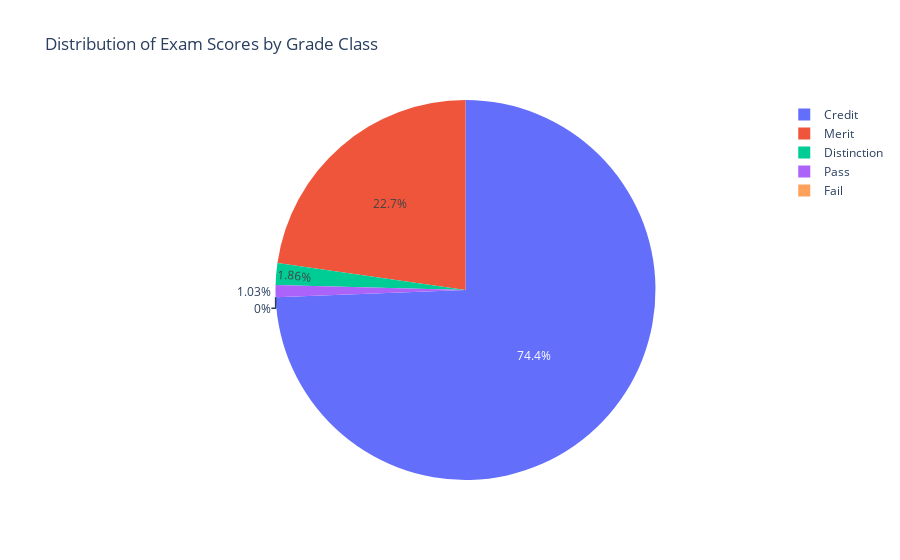

The code cell stored with this chart in its notebook:
### Code cell
dataset['Grade_Class'] = pd.cut(dataset['Exam_Score'], 
                           bins=[0, 49, 59, 69, 74, 100], 
                           labels=['Fail', 'Pass', 'Credit', 'Merit', 'Distinction'])

grade_counts = dataset['Grade_Class'].value_counts().reset_index()
grade_counts.columns = ['Grade_Class', 'Count']


fig = px.pie(grade_counts, 
             names='Grade_Class', 
             values='Count', 
             title='Distribution of Exam Scores by Grade Class')

fig.show()

### Figure 1 — Plotly figure (JSON) as saved in the notebook; plotly's stock layout.template omitted (floating-point values rounded to 4 significant figures)
{"data": [{"domain": {"x": [0, 1], "y": [0, 1]}, "hovertemplate": "Grade_Class=%{label}<br>Count=%{value}<extra></extra>", "labels": ["Credit", "Merit", "Distinction", "Pass", "Fail"], "legendgroup": "", "name": "", "showlegend": true, "type": "pie", "values": [4914, 1501, 123, 68, 0]}], "layout": {"legend": {"tracegroupgap": 0}, "title": {"text": "Distribution of Exam Scores by Grade Class"}}}
